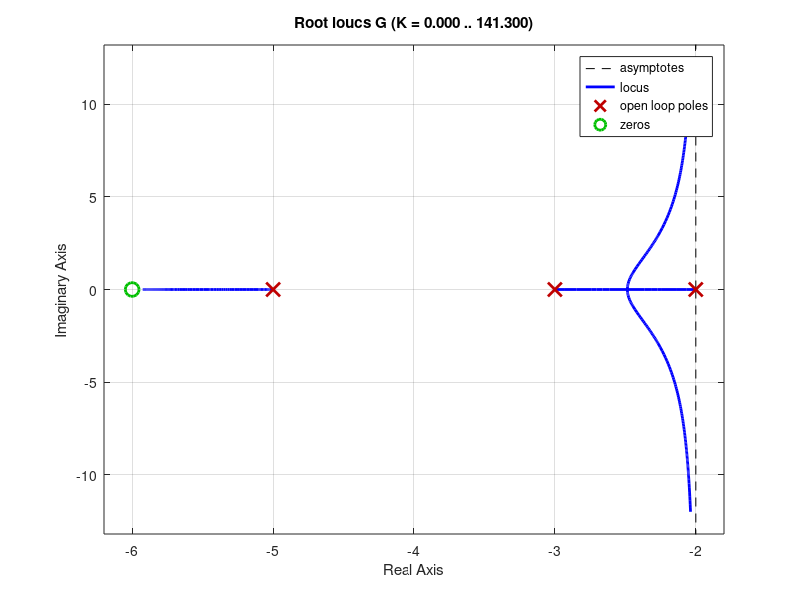

This chart was generated by the following MATLAB code: (Note: this script raises an error after producing the figure.)
clear all
close all
clc

s = tf('s');

%% Sistema de malha aberta
%Sistema nao compensado
G =(s+6)/((s+2)*(s+3)*(s+5));

%mp = 0.1;
%mp1=powe(8);

%csi = -log(mp)/sqrt(pi^2+log(mp)^2);
csi=0.707;
Beta= acosd(csi);
Alfa=180-Beta;

fprintf('Beta: ');
disp(Beta);
fprintf('Alfa: ');
disp(Alfa);
fprintf('Csi: ');
disp(csi);

% Lugar das raizes
figure, rlocus(G), 
sgrid(csi,0);

%Sistema compensado
Ge =(s+0.238449)/((s+0.01)*(s+3)*(s+5)*(s+7));

% Deseja-se
mp = 0.1;
csi = -log(mp)/sqrt(pi^2+log(mp)^2);
%csi=0.5;

% Lugar das raizes
%figure, rlocus(Ge), 
%sgrid(csi,0);